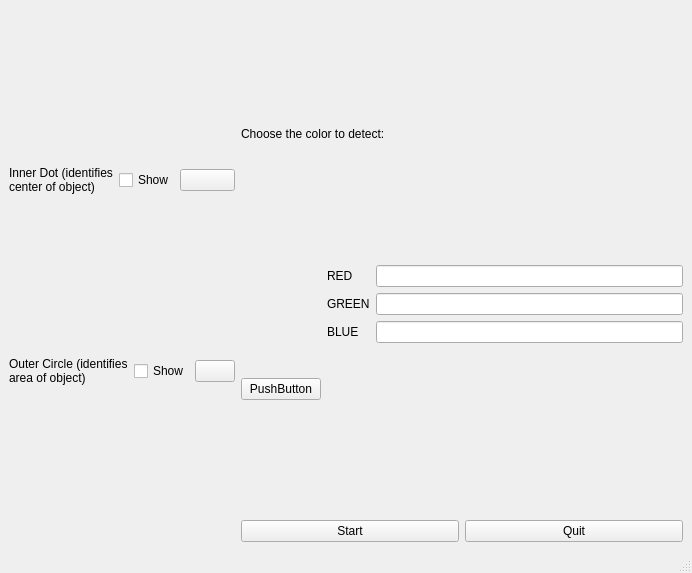
<?xml version="1.0" encoding="UTF-8"?>
<ui version="4.0">
 <class>MainWindow</class>
 <widget class="QMainWindow" name="MainWindow">
  <property name="geometry">
   <rect>
    <x>0</x>
    <y>0</y>
    <width>692</width>
    <height>573</height>
   </rect>
  </property>
  <property name="windowTitle">
   <string>MainWindow</string>
  </property>
  <widget class="QWidget" name="central_widget">
   <layout class="QHBoxLayout" name="horizontalLayout">
    <item>
     <layout class="QVBoxLayout" name="vertical_layout_left_side">
      <item>
       <layout class="QHBoxLayout" name="horizontal_layout_left_side_top_side">
        <item>
         <widget class="QLabel" name="label_inner_dot">
          <property name="text">
           <string>Inner Dot (identifies center of object)</string>
          </property>
          <property name="wordWrap">
           <bool>true</bool>
          </property>
         </widget>
        </item>
        <item>
         <widget class="QCheckBox" name="check_box_show_inner_dot">
          <property name="text">
           <string>Show</string>
          </property>
         </widget>
        </item>
        <item>
         <widget class="QPushButton" name="push_button_inner_dot_color">
          <property name="text">
           <string/>
          </property>
         </widget>
        </item>
       </layout>
      </item>
      <item>
       <layout class="QHBoxLayout" name="horizonta_layout_left_side_bottom_side">
        <item>
         <widget class="QLabel" name="label_outer_circle">
          <property name="text">
           <string>Outer Circle (identifies area of object)</string>
          </property>
          <property name="wordWrap">
           <bool>true</bool>
          </property>
         </widget>
        </item>
        <item>
         <widget class="QCheckBox" name="check_box_show_outer_circle">
          <property name="text">
           <string>Show</string>
          </property>
         </widget>
        </item>
        <item>
         <widget class="QPushButton" name="push_button_outer_circle_color">
          <property name="text">
           <string/>
          </property>
         </widget>
        </item>
       </layout>
      </item>
     </layout>
    </item>
    <item>
     <layout class="QVBoxLayout" name="vertical_layout_right_side">
      <item>
       <widget class="QLabel" name="label_choose_detection_color">
        <property name="text">
         <string>Choose the color to detect:</string>
        </property>
       </widget>
      </item>
      <item>
       <layout class="QHBoxLayout" name="horizontal_layout_right_side_middle_side">
        <item>
         <widget class="QPushButton" name="push_button_color_picker">
          <property name="text">
           <string>PushButton</string>
          </property>
         </widget>
        </item>
        <item>
         <layout class="QFormLayout" name="form_layout_RGB">
          <item row="0" column="0">
           <widget class="QLabel" name="label_red">
            <property name="text">
             <string>RED</string>
            </property>
           </widget>
          </item>
          <item row="1" column="0">
           <widget class="QLabel" name="label_green">
            <property name="text">
             <string>GREEN</string>
            </property>
           </widget>
          </item>
          <item row="2" column="0">
           <widget class="QLabel" name="label_blue">
            <property name="text">
             <string>BLUE</string>
            </property>
           </widget>
          </item>
          <item row="0" column="1">
           <widget class="QLineEdit" name="line_edit_red"/>
          </item>
          <item row="1" column="1">
           <widget class="QLineEdit" name="line_edit_green"/>
          </item>
          <item row="2" column="1">
           <widget class="QLineEdit" name="line_edit_blue"/>
          </item>
         </layout>
        </item>
       </layout>
      </item>
      <item>
       <layout class="QHBoxLayout" name="horizontal_layout_right_side_bottom_side">
        <item>
         <widget class="QPushButton" name="push_button_start">
          <property name="text">
           <string>Start</string>
          </property>
         </widget>
        </item>
        <item>
         <widget class="QPushButton" name="push_button_quit">
          <property name="text">
           <string>Quit</string>
          </property>
         </widget>
        </item>
       </layout>
      </item>
     </layout>
    </item>
   </layout>
  </widget>
  <widget class="QMenuBar" name="menu_bar">
   <property name="geometry">
    <rect>
     <x>0</x>
     <y>0</y>
     <width>692</width>
     <height>21</height>
    </rect>
   </property>
  </widget>
  <widget class="QStatusBar" name="status_bar"/>
 </widget>
 <resources/>
 <connections/>
</ui>
